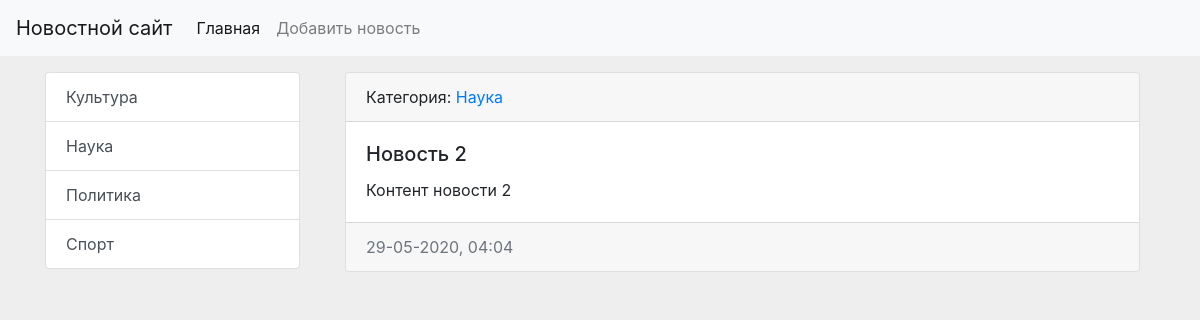
/news/2/, run on an earlier commit of the app's database.
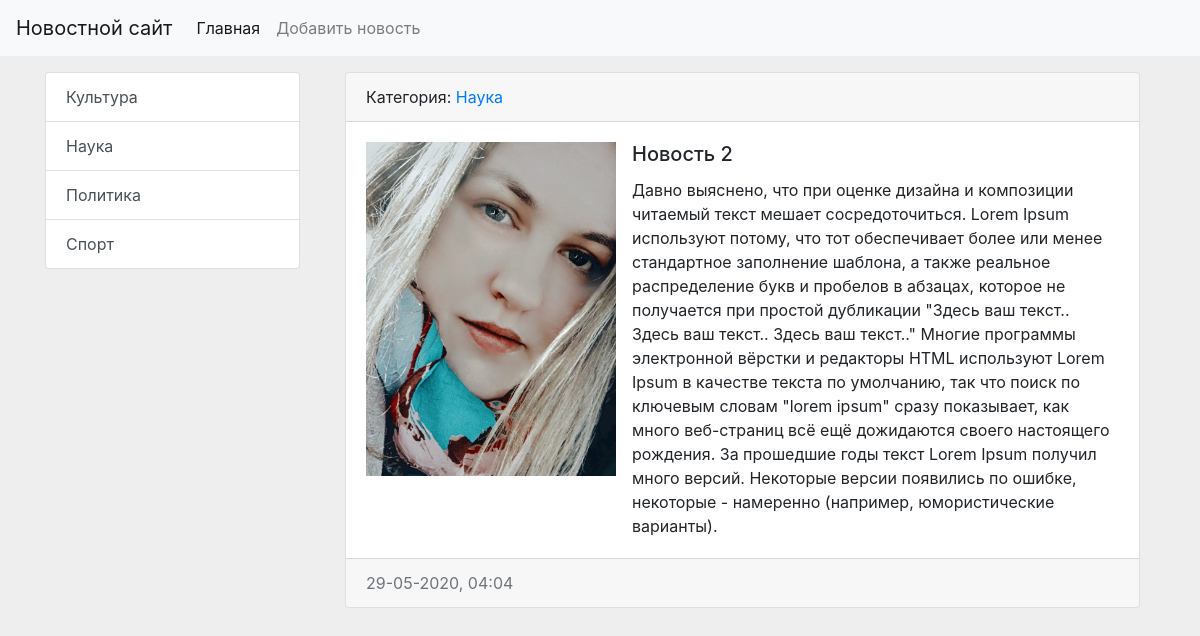
And on a later commit of the database.
### news/models.py (models this page shows, shortened)
class News(models.Model):
    title = models.CharField(max_length=150, verbose_name='Заголовок')
    content = models.TextField(blank=True, verbose_name='Контент')
    created_at = models.DateTimeField(auto_now_add=True, verbose_name='Создано')
    updated_at = models.DateTimeField(auto_now=True, verbose_name='Обновлено')
    photo = models.ImageField(blank=True, upload_to='photos/%Y/%m/', verbose_name='Фото')
    is_published = models.BooleanField(default=True, verbose_name='Опубликовано')
    category = models.ForeignKey('Category', on_delete=models.PROTECT, verbose_name='Категория')
    class Meta:
        verbose_name = 'Новость'
        verbose_name_plural = 'Новости'
        ordering = ['created_at', 'title']

class Category(models.Model):
    title = models.CharField(max_length=150, db_index=True, verbose_name='Категории')
    def get_absolute_url(self):
        return reverse_lazy('category', kwargs={'category_id': self.pk})
    def __str__(self):
        return self.title
    class Meta:
        verbose_name = 'Категория'
        verbose_name_plural = 'Категории'
        ordering = ['title']

### news/views.py (the view)
# urls.py: path('news/<int:pk>/', SingleNews.as_view(), name='view_news'),
class SingleNews(DetailView):
    model = News
    template_name = 'news/view_news.html'
    context_object_name = 'news_item'

### news/templatetags/news_tags.py (called while the page is built)
@register.inclusion_tag('news/list_categories.html')
def show_categories():
    categories = Category.objects.all()
    return {'categories': categories}

### news/templates/news/view_news.html (shortened to what this page needs)
{% extends 'base.html' %}
{% block sidebar %}
    {% include 'inc/_sidebar.html' %}
{% endblock %}
{% block content %}
    <div class="col-md-12">
        <div class="card  mb-3">
            <div class="card-header">
                Категория: <a href="{{ news_item.category.get_absolute_url }}">{{ news_item.category }}</a>
            </div>
            <div class="card-body">
                <div class="media">
                    {% if news_item.photo %}
                        <img src="{{ news_item.photo.url }}" alt="" width="250" class="mr-3">
                    {% endif %}
                    <div class="media-body">
                        <h5 class="card-title">{{ news_item.title }}</h5>
                        <p class="card-text">{{ news_item.content }}</p>
                    </div>
                </div>
            </div>
            <div class="card-footer text-muted">
                {{ news_item.created_at|date:'d-m-Y, H:i' }}
            </div>
        </div>
    </div>
{% endblock %}

What changed in the data, as far as the page shows it:
changed News "Новость 2": photo: picture added; content "Контент новости 2" → "Давно выяснено, что при оценке дизайна и композиции читаемый текст мешает сосредоточиться. Lorem Ipsum используют потому, что тот обеспечивает более или менее стандартное заполнение шаблона, а также реальное распределение букв и пробелов в абзацах, которое не получается при простой дубликации \"Здесь ваш текст.. Здесь ваш текст.. Здесь ваш текст..\" Многие программы электронной вёрстки и редакторы HTML используют Lorem Ipsum в качестве текста по умолчанию, так что поиск по ключевым словам \"lorem ipsum\" сразу показывает, как много веб-страниц всё ещё дожидаются своего настоящего рождения. За прошедшие годы текст Lorem Ipsum получил много версий. Некоторые версии появились по ошибке, некоторые…"
